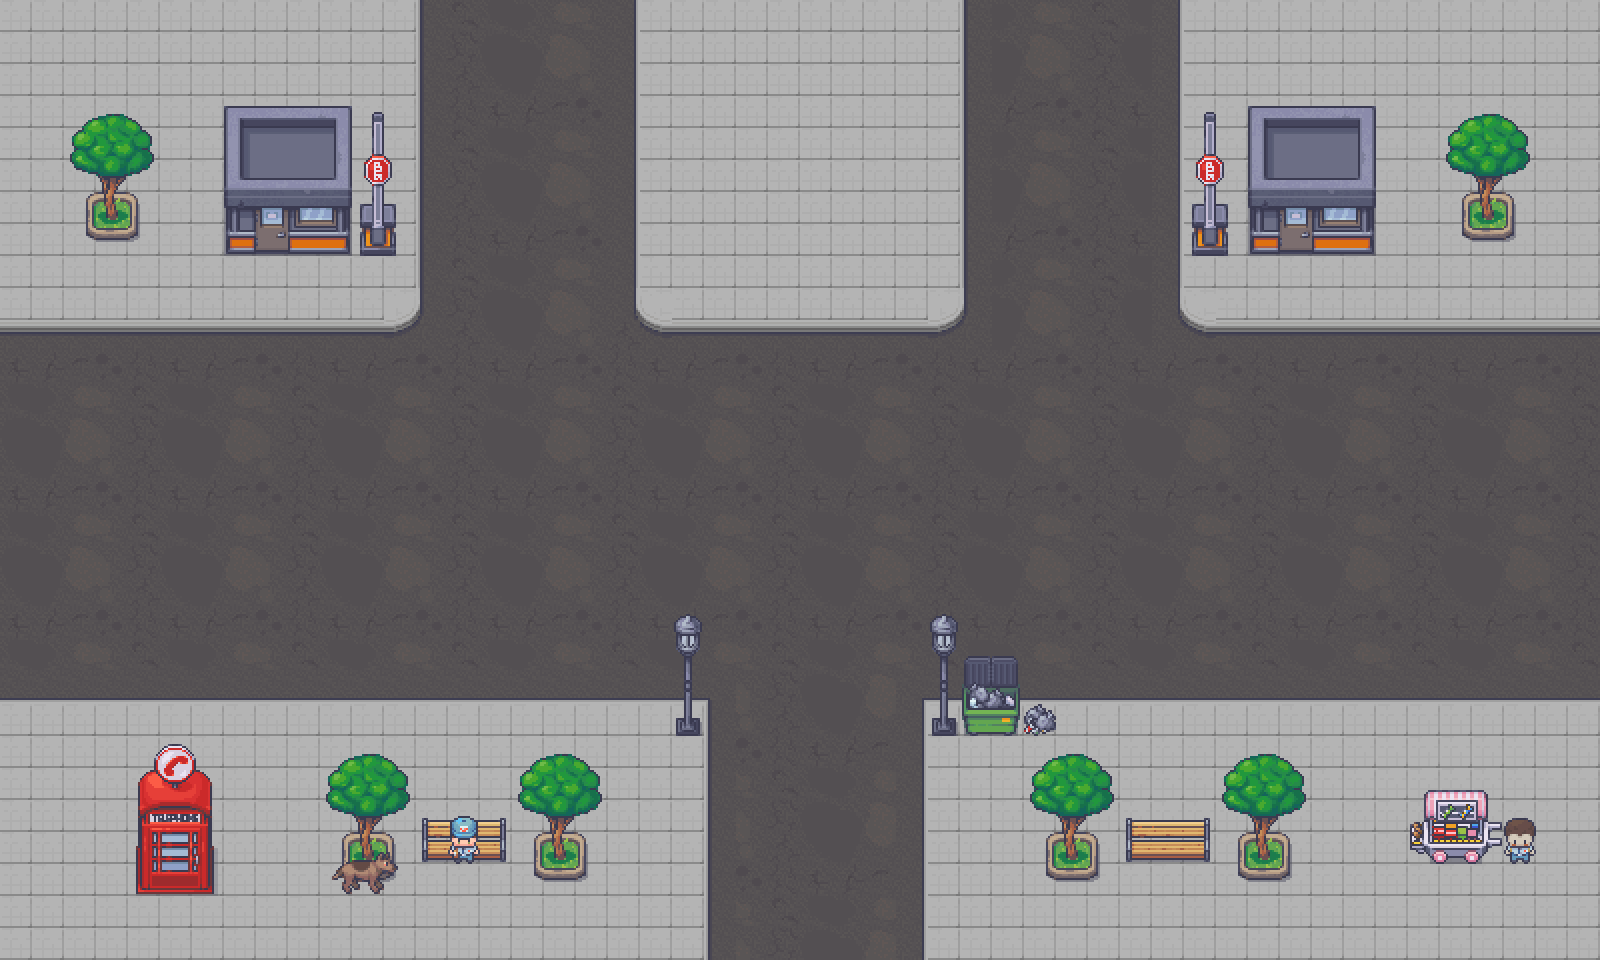

Tiled map render using the project's own tile images. Description and the map definition, with tile-layer contents summarised, below:
An orthogonal 50x30 tile map with 32x32 px tiles, 6 tile layers (Ground, Side_Walk, Buildings, Vehicles, ...), 6 tilesets and 8 objects (from-hub, from-open-pit, from-quarries, to-open-pit, to-quarries, ...).

<map version="1.10" tiledversion="1.12.2" orientation="orthogonal" renderorder="right-down" width="50" height="30" tilewidth="32" tileheight="32" infinite="0" nextlayerid="12" nextobjectid="13">
 <editorsettings>
  <export target="../public/assets/game/maps/surface-selection.tmj" format="json" />
 </editorsettings>
 <tileset firstgid="1" source="terrain.tsx" />
 <tileset firstgid="737" source="city_props.tsx" />
 <tileset firstgid="7905" source="city_terrain2.tsx" />
 <tileset firstgid="13982" source="dog_german_shepherd_dark_brown.tsx" />
 <tileset firstgid="15854" source="character_postman_1.tsx" />
 <tileset firstgid="18191" source="character_postman_3.tsx" />
 <objectgroup id="2" name="SpawnPoints">
  <object id="4" name="from-hub" x="816" y="730.333">
   <point />
  </object>
  <object id="10" name="from-open-pit" x="520" y="357.333">
   <point />
  </object>
  <object id="12" name="from-quarries" x="1101.33" y="358.667">
   <point />
  </object>
 </objectgroup>
 <objectgroup id="3" name="Interactions">
  <object id="7" name="to-open-pit" x="409.334" y="113.333" width="234.667" height="144">
   <properties>
    <property name="interactionType" value="transition" />
    <property name="targetScene" value="OpenPitScene" />
    <property name="targetSpawn" value="from-surface-selection" />
   </properties>
  </object>
  <object id="8" name="to-quarries" x="966.667" y="101.333" width="214.667" height="153.333">
   <properties>
    <property name="interactionType" value="transition" />
    <property name="targetScene" value="QuarriesScene" />
    <property name="targetSpawn" value="from-surface-selection" />
   </properties>
  </object>
  <object id="9" name="to-hub" x="708.667" y="768.667" width="217.333" height="185.667">
   <properties>
    <property name="interactionType" value="transition" />
    <property name="targetScene" value="HubScene" />
    <property name="targetSpawn" value="from-surface-selection" />
   </properties>
  </object>
 </objectgroup>
 <objectgroup id="4" name="Collision">
  <object id="1" x="221.333" y="112.667" width="170" height="146" />
  <object id="2" x="1200.67" y="88.6667" width="172" height="172" />
 </objectgroup>
 <group id="5" name="Terrain">
  <layer id="1" name="Ground" width="50" height="30">
   <data>[1500 cells, 1500 non-empty, 20 distinct tile ids]</data>
  </layer>
  <layer id="8" name="Side_Walk" width="50" height="30">
   <data>[1500 cells, 1340 non-empty, 36 distinct tile ids]</data>
  </layer>
 </group>
 <group id="6" name="Structures">
  <layer id="7" name="Buildings" width="50" height="30">
   <data>[1500 cells, 60 non-empty, 30 distinct tile ids]</data>
  </layer>
  <layer id="10" name="Vehicles" width="50" height="30">
   <data>[1500 cells, 0 non-empty, 0 distinct tile ids]</data>
  </layer>
  <layer id="9" name="Props" width="50" height="30">
   <data>[1500 cells, 143 non-empty, 58 distinct tile ids]</data>
  </layer>
  <layer id="11" name="NPC" width="50" height="30">
   <data>[1500 cells, 8 non-empty, 8 distinct tile ids]</data>
  </layer>
 </group>
</map>
